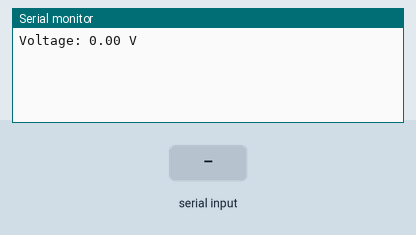
Simulated run of this sketch. Board: Arduino Mega 2560, built with avr-gcc and run on an emulated ATmega2560. Shown: the last lines printed to the serial monitor. The test bench sets the inputs (shaded band).

Above: at 1.3 s.
1.4 s: "90,45\n" received over the second serial link
At 2.8 s:
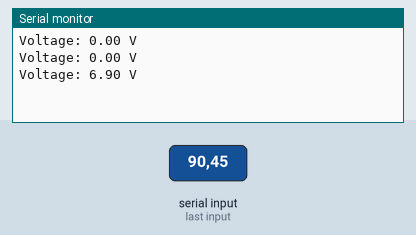
2.9 s: "#ru,45\n" received over the second serial link
At 4.4 s:
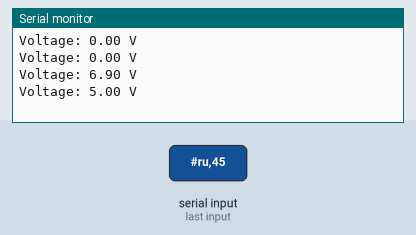
Timing chart, 0 to 5.9 s (numbered marks = the images above; inputs shaded):
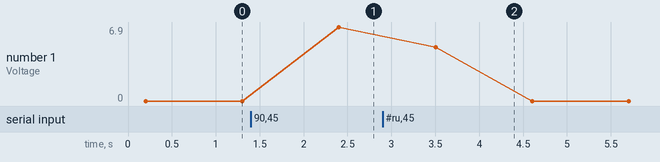

The sketch:

sketch_oct26b.ino
```cpp
void setup() {
  Serial.begin(9600);        // Initialize Serial communication for Serial Port 0
  Serial3.begin(4800);       // Initialize Serial communication for Serial Port 3, tried 9600 also
  delay(100);                // Wait for the Serial ports to initialize
}

void loop() {
  // Set the output voltage using Serial Port 3
  setOutputVoltage(1234);    // Set the voltage to 12.34V (example value)

  // Read the actual output voltage using Serial Port 3
  float voltage = readOutputVoltage();

  // Print the voltage value to Serial Port 0
  Serial.print("Voltage: ");
  Serial.print(voltage);
  Serial.println(" V");

  delay(1000);               // Delay before repeating the loop
}

void setOutputVoltage(uint16_t voltage) {
  char command[10];
  sprintf(command, "awu%04d\r\n", voltage);  // Format the command string

  Serial3.print(command);    // Send the command to set the output voltage
}

float readOutputVoltage() {
  Serial3.println("aru");    // Send the command to read the output voltage

  // Wait for the response
  delay(100);

  // Read the response from Serial Port 3
  if (Serial3.available()) {
    String response = Serial3.readStringUntil('\n');

    // Extract the voltage value from the response
    if (response.startsWith("#ru")) {
      String voltageStr = response.substring(5);
      float voltage = voltageStr.toFloat();
      return voltage;
    }
    else {
      return 6.9;
      }
  }

  return 0.0;   // Return 0.0 if there was an error or no response received
}
```

Measured:
- after the input at 1.4 s, the serial monitor: prints a new line after 1.0 s (image 1)
- after the input at 2.9 s, the serial monitor: prints a new line after 0.60 s (image 2)
- plotted number 1: 0 → 6.9 after the input at 1.4 s
